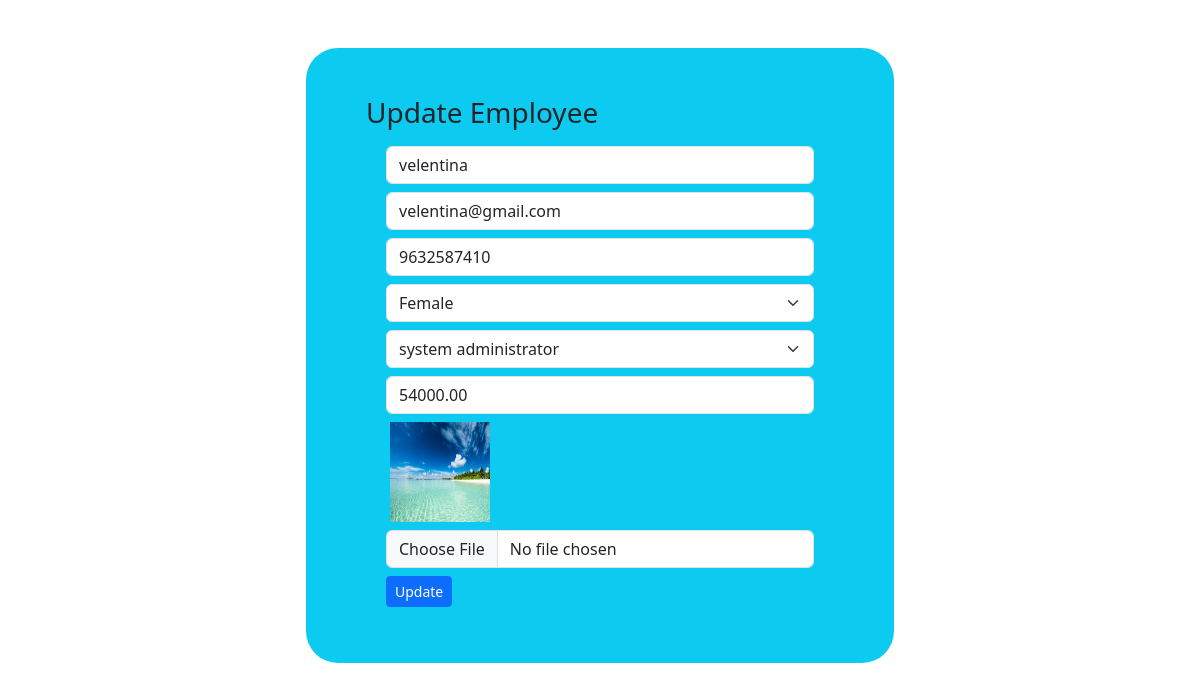
Page /update/3 on the committed database.
### app1/models.py (models this page shows)
class Employee(models.Model):
    gen = (
        ('male','male'),
        ('female','female'),
    )
    name = models.CharField(max_length=50)
    email = models.EmailField(unique=True)
    contact = models.BigIntegerField()
    gender = models.CharField(max_length=50,choices=gen)
    department = models.ForeignKey(Departments,on_delete=models.CASCADE)
    salary = models.DecimalField(max_digits=8, decimal_places=2)
    image = models.ImageField(upload_to="images")

class Departments(models.Model):
    name = models.CharField(max_length=50)
    def __str__(self):
        return self.name

### app1/views.py (the view, shortened to what this page needs)
# urls.py: path('update/<int:eid>',views.emp_updt,name="emp_updt"),
def emp_updt(request,eid):
    data = Employee.objects.get(id=eid)
    dpts = Departments.objects.all()
    return render(request,"update.html",{'employee':data,'dpts':dpts})

### templates/update.html (shortened to what this page needs)
<!DOCTYPE html>
<html lang="en">
<head>
    <link href="https://cdn.jsdelivr.net/npm/bootstrap@5.3.3/dist/css/bootstrap.min.css" rel="stylesheet"
>
</head>
<body>
    <div class="container-fluid">
        <div class="row bg-info py-5 px-5 mx-auto my-5 rounded-5" style="width: 50%;">
            <h3>Update Employee</h3>
            <form action="" method="post" enctype="multipart/form-data">
                <div class="row m-2">
                    <div class="col">
                        <input type="text" class="form-control" value="{{employee.name}}" placeholder="Name"  name="name" required>
                    </div>
                </div>
                <div class="row m-2">
                    <div class="col">
                        <input type="email" class="form-control" value="{{employee.email}}" placeholder="Email" aria-label="Email" name="email" required>
                    </div>
                </div>
                <div class="row m-2">
                    <div class="col">
                        <input type="tel" class="form-control" value="{{employee.contact}}" placeholder="Contact" aria-label="Contact" name="contact" required>
                    </div>
                </div>
                <div class="row m-2">
                    <div class="col">
                        <select class="form-select" aria-label="Default select example" name="gender" >
                          <option {% if employee.gender == "female" %}selected{% endif %} value="female">Female</option>
                          </select>
                    </div>
                </div>
                <div class="row m-2">
                    <div class="col">
                    <select class="form-select" aria-label="Default select example" name="department" required>
                    {% for dpt in dpts %}
                        <option {% if employee.department == dpt  %}selected{% endif %} value="{{ dpt }}">{{ dpt }}</option>
                    {% endfor %}
                    </select>
                    </div>
                </div>
                <div class="row m-2">
                    <div class="col">
                        <input type="number" class="form-control" value="{{employee.salary}}" placeholder="Salary" aria-label="Salary" name="salary" required>
                    </div>
                </div>
                {% if employee.image %}
                <img src="{{employee.image.url}}" alt="" height="100px" width ="100px" class="ms-4">
                <div class="row m-2">
                    <div class="col">
                        <input type="file" class="form-control" name ="image" required>
                    </div>
                </div>
                {% endif %}
                <div class="row m-2">
                    <div class="col">
                        <input type="submit" value="Update" class="btn btn-primary btn-sm">
                    </div>
                </div>
            </form>
        </div>
    </div>
</body>
</html>

### rows in the picture
Employee: name "velentina", email "velentina@gmail.com", contact "9632587410", gender "Female", department "system administrator", salary "54000.00", image (picture)
